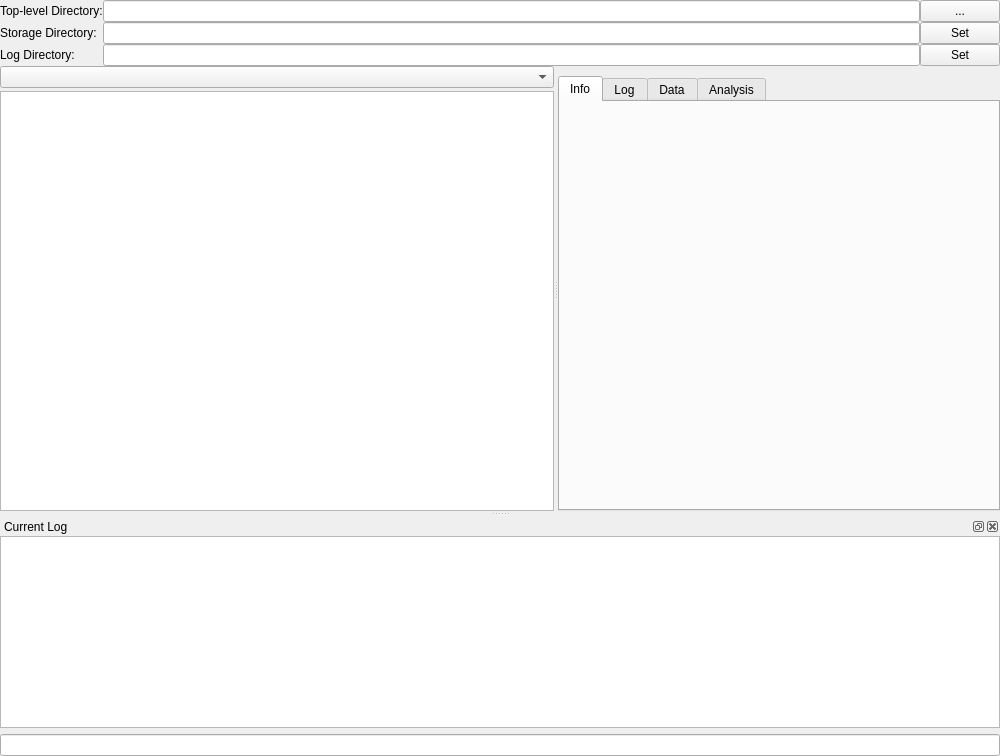
<?xml version="1.0" encoding="UTF-8"?>
<ui version="4.0">
 <class>MainWindow</class>
 <widget class="QMainWindow" name="MainWindow">
  <property name="geometry">
   <rect>
    <x>0</x>
    <y>0</y>
    <width>1000</width>
    <height>756</height>
   </rect>
  </property>
  <property name="windowTitle">
   <string>Data Manager</string>
  </property>
  <widget class="QWidget" name="centralwidget">
   <layout class="QVBoxLayout" name="verticalLayout_5">
    <property name="spacing">
     <number>0</number>
    </property>
    <property name="margin">
     <number>0</number>
    </property>
    <item>
     <layout class="QGridLayout" name="gridLayout">
      <item row="0" column="0">
       <widget class="QLabel" name="label_2">
        <property name="text">
         <string>Top-level Directory:</string>
        </property>
       </widget>
      </item>
      <item row="0" column="1">
       <widget class="QLineEdit" name="baseDirText"/>
      </item>
      <item row="0" column="2">
       <widget class="QPushButton" name="selectDirBtn">
        <property name="text">
         <string>...</string>
        </property>
       </widget>
      </item>
      <item row="1" column="0">
       <widget class="QLabel" name="label">
        <property name="text">
         <string>Storage Directory:</string>
        </property>
       </widget>
      </item>
      <item row="1" column="1">
       <widget class="QLineEdit" name="currentDirText"/>
      </item>
      <item row="1" column="2">
       <widget class="QPushButton" name="setCurrentDirBtn">
        <property name="text">
         <string>Set</string>
        </property>
       </widget>
      </item>
      <item row="2" column="1">
       <widget class="QLineEdit" name="logDirText"/>
      </item>
      <item row="2" column="0">
       <widget class="QLabel" name="label_3">
        <property name="text">
         <string>Log Directory:</string>
        </property>
       </widget>
      </item>
      <item row="2" column="2">
       <widget class="QPushButton" name="setLogDirBtn">
        <property name="text">
         <string>Set</string>
        </property>
       </widget>
      </item>
     </layout>
    </item>
    <item>
     <widget class="QSplitter" name="splitter">
      <property name="orientation">
       <enum>Qt::Horizontal</enum>
      </property>
      <widget class="QWidget" name="layoutWidget">
       <layout class="QVBoxLayout" name="verticalLayout_2">
        <property name="spacing">
         <number>3</number>
        </property>
        <item>
         <widget class="QComboBox" name="newFolderList">
          <property name="sizePolicy">
           <sizepolicy hsizetype="Expanding" vsizetype="Fixed">
            <horstretch>2</horstretch>
            <verstretch>0</verstretch>
           </sizepolicy>
          </property>
         </widget>
        </item>
        <item>
         <widget class="DirTreeWidget" name="fileTreeWidget">
          <property name="sizePolicy">
           <sizepolicy hsizetype="MinimumExpanding" vsizetype="Expanding">
            <horstretch>150</horstretch>
            <verstretch>0</verstretch>
           </sizepolicy>
          </property>
          <property name="editTriggers">
           <set>QAbstractItemView::EditKeyPressed|QAbstractItemView::SelectedClicked</set>
          </property>
          <property name="dragEnabled">
           <bool>true</bool>
          </property>
          <property name="dragDropMode">
           <enum>QAbstractItemView::DragDrop</enum>
          </property>
          <attribute name="headerVisible">
           <bool>false</bool>
          </attribute>
          <column>
           <property name="text">
            <string notr="true">1</string>
           </property>
          </column>
         </widget>
        </item>
       </layout>
      </widget>
      <widget class="QWidget" name="layoutWidget">
       <layout class="QVBoxLayout" name="verticalLayout_4">
        <property name="spacing">
         <number>0</number>
        </property>
        <item>
         <widget class="QLabel" name="fileNameLabel">
          <property name="sizePolicy">
           <sizepolicy hsizetype="Preferred" vsizetype="Fixed">
            <horstretch>5</horstretch>
            <verstretch>0</verstretch>
           </sizepolicy>
          </property>
          <property name="font">
           <font>
            <pointsize>7</pointsize>
            <weight>75</weight>
            <bold>true</bold>
           </font>
          </property>
          <property name="text">
           <string/>
          </property>
         </widget>
        </item>
        <item>
         <widget class="QTabWidget" name="fileDisplayTabs">
          <property name="sizePolicy">
           <sizepolicy hsizetype="Expanding" vsizetype="Expanding">
            <horstretch>5</horstretch>
            <verstretch>0</verstretch>
           </sizepolicy>
          </property>
          <property name="currentIndex">
           <number>0</number>
          </property>
          <widget class="QWidget" name="tab">
           <attribute name="title">
            <string>Info</string>
           </attribute>
           <layout class="QVBoxLayout" name="verticalLayout_3">
            <property name="spacing">
             <number>0</number>
            </property>
            <property name="margin">
             <number>0</number>
            </property>
            <item>
             <widget class="FileInfoView" name="fileInfo" native="true"/>
            </item>
           </layout>
          </widget>
          <widget class="QWidget" name="logTab">
           <attribute name="title">
            <string>Log</string>
           </attribute>
           <layout class="QVBoxLayout" name="verticalLayout_6">
            <property name="spacing">
             <number>0</number>
            </property>
            <property name="margin">
             <number>0</number>
            </property>
           </layout>
          </widget>
          <widget class="QWidget" name="tab_3">
           <attribute name="title">
            <string>Data</string>
           </attribute>
           <layout class="QVBoxLayout" name="verticalLayout_7">
            <item>
             <widget class="FileDataView" name="dataViewWidget" native="true"/>
            </item>
           </layout>
          </widget>
          <widget class="QWidget" name="analysisTab">
           <attribute name="title">
            <string>Analysis</string>
           </attribute>
           <layout class="QGridLayout" name="gridLayout_2">
            <property name="margin">
             <number>0</number>
            </property>
            <property name="spacing">
             <number>0</number>
            </property>
           </layout>
          </widget>
         </widget>
        </item>
       </layout>
      </widget>
     </widget>
    </item>
   </layout>
  </widget>
  <widget class="QDockWidget" name="logDock">
   <property name="floating">
    <bool>false</bool>
   </property>
   <property name="features">
    <set>QDockWidget::AllDockWidgetFeatures</set>
   </property>
   <property name="windowTitle">
    <string>Current Log</string>
   </property>
   <attribute name="dockWidgetArea">
    <number>8</number>
   </attribute>
   <widget class="QWidget" name="dockWidgetContents">
    <layout class="QVBoxLayout" name="verticalLayout">
     <property name="margin">
      <number>0</number>
     </property>
     <item>
      <widget class="QTextEdit" name="logView">
       <property name="readOnly">
        <bool>true</bool>
       </property>
      </widget>
     </item>
     <item>
      <widget class="QLineEdit" name="logEntryText"/>
     </item>
    </layout>
   </widget>
  </widget>
 </widget>
 <customwidgets>
  <customwidget>
   <class>FileInfoView</class>
   <extends>QWidget</extends>
   <header>FileInfoView</header>
   <container>1</container>
  </customwidget>
  <customwidget>
   <class>FileDataView</class>
   <extends>QWidget</extends>
   <header>FileDataView</header>
   <container>1</container>
  </customwidget>
  <customwidget>
   <class>DirTreeWidget</class>
   <extends>QTreeWidget</extends>
   <header>acq4.util.DirTreeWidget</header>
  </customwidget>
 </customwidgets>
 <resources/>
 <connections/>
</ui>
